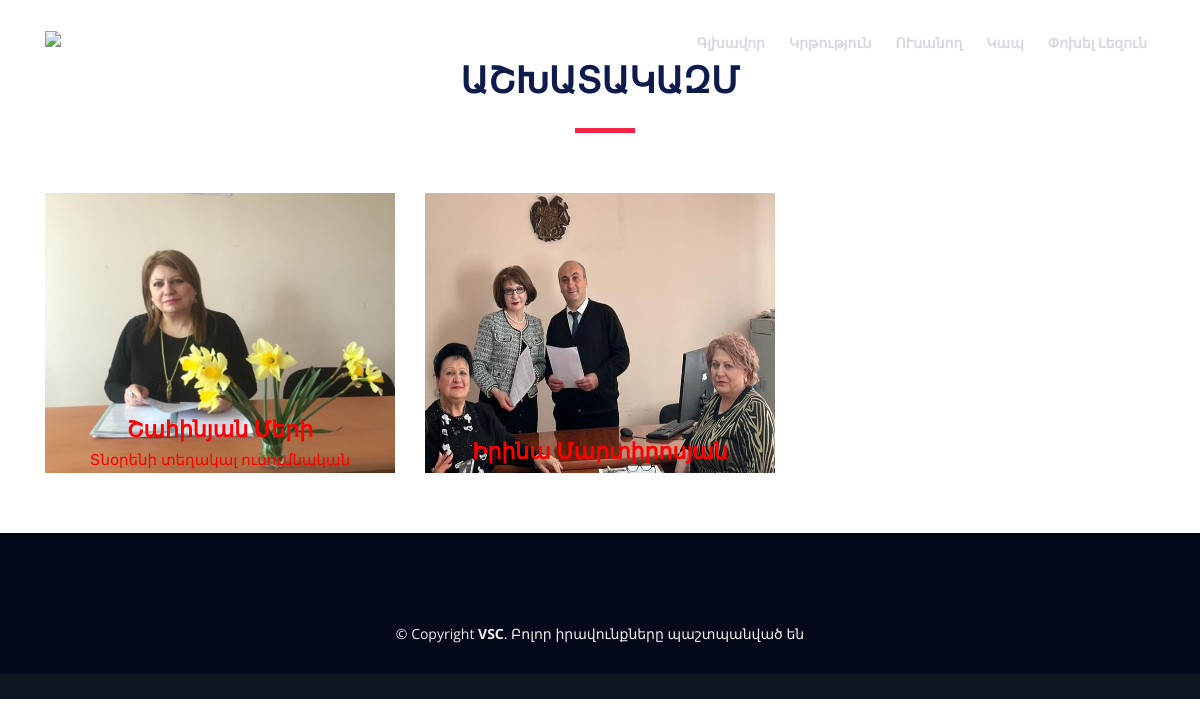
The app's page /ashxatakazm/ with its own data.
### main/models.py (models this page shows, shortened)
class Staffs(models.Model):
    name=models.CharField('Անուն ազգանուն',max_length=50)
    prof=models.CharField('Զբաղեցրած պաշտոն',max_length=50)
    img=models.ImageField('Նկար',upload_to='Staffs')
    class Meta:
        verbose_name='Աշխատակազմ'
        verbose_name_plural='Աշխատակազմ'

### main/views.py (the view)
# urls.py: path('ashxatakazm/',Ashxatakazm.as_view(),name='ashxatakazm_hy'),
class Ashxatakazm(ListView):
    template_name='ashxatakazm.html'
    def get(self,request):
        staffs=Staffs.objects.all()
        context={
            'link':'Աշխատակազմ',
            'staffs':staffs,
                }
        return render(request,self.template_name,context)

### main/templates/ashxatakazm.html
{% extends 'base.html' %}
{% block content %}
<body>
<div class="wrapper">
    <main id='main'>
        <section id="speakers" class="wow fadeInUp">
      <div class="container">
        <div class="section-header">
          <h2>Աշխատակազմ</h2>
        </div>
        <div class="row">
          {% for i in staffs %}
          <div class="col-lg-4 col-md-6">
            <div class="speaker">
              <img src="{{ i.img.url }}" alt="Speaker 1" class="img-fluid">
              <div class="details">
                <h3><a href="{% url 'ashxdetail_hy' i.id %}">{{ i.name }}</a></h3>
                <p>{{ i.prof }}</p>
              </div>
            </div>
          </div>
          {% endfor %}
          </div>
      </div>
    </section>
    </main>
{% endblock %}

### main/static/css/style.css (style rules this page uses)
body { background: #fff; color: #f704e2; font-family: "Open Sans", sans-serif; }
a { color: #f82249; transition: 0.5s; }
p { padding: 0; margin: 0 0 30px 0; }
h1, h2, h3, h4, h5, h6 { font-family: "Raleway", sans-serif; font-weight: 400; margin: 0 0 20px 0; padding: 0; color: #0e1b4d; }
.wow { visibility: hidden; }
.section-header { margin-bottom: 60px; position: relative; padding-bottom: 20px; }
.section-header::before { content: ''; position: absolute; display: block; width: 60px; height: 5px; background: #f82249; bottom: 0; left: calc(50% - 25px); }
.section-header h2 { font-size: 36px; text-transform: uppercase; text-align: center; font-weight: 700; margin-bottom: 10px; }
#speakers { padding: 60px 0 30px 0; }
#speakers .speaker { position: relative; overflow: hidden; margin-bottom: 30px; }
#speakers .speaker .details { position: absolute; left: 0; bottom: -30px; right: 0; text-align: center; padding-top: 10px; transition: all 300ms cubic-bezier(0.645, 0.045, 0.355, 1); }
#speakers .speaker .details h3 { color: red; font-size: 22px; font-weight: 600; margin-bottom: 5px; z-index: 999999; }
#speakers .speaker .details p { color: red; font-size: 15px; margin-bottom: 10px; font-style: bold; }
#speakers .speaker .details a { color: red; font-family: system-ui, -apple-system, BlinkMacSystemFont, 'Segoe UI', Roboto, Oxygen, Ubuntu, Cantarell, 'Open Sans', 'Helvetica Neue', sans-serif; }
.speaker img { transition: all .3s; }
.img-fluid { width: 400px; height: 280px; }

### records on screen
Staffs: img (picture), name "Շահինյան Մերի", prof "Տնօրենի տեղակալ ուսումնական…"
Staffs: img (picture), name "Իրինա Մարտիրոսյան"
